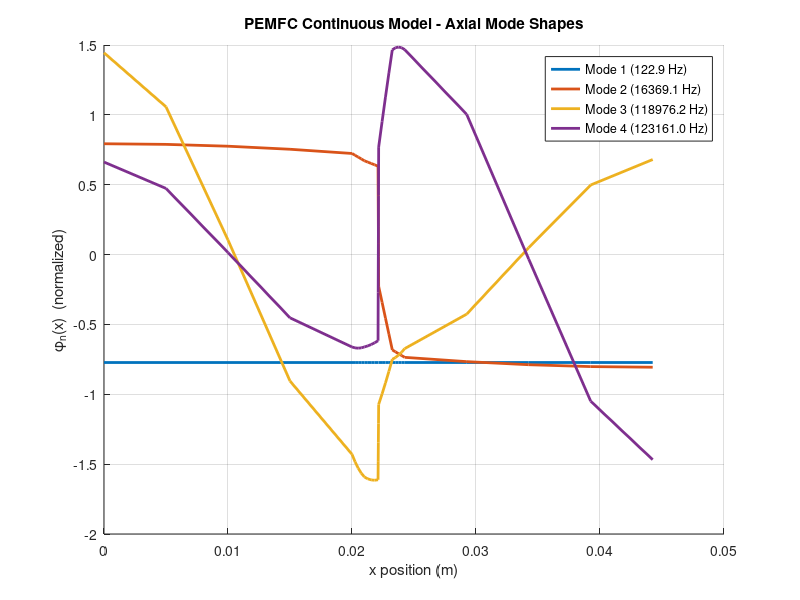
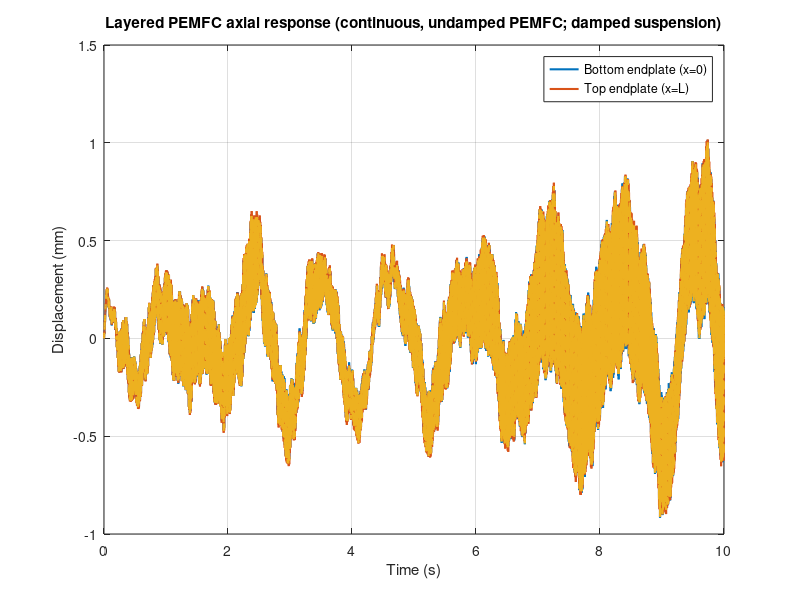
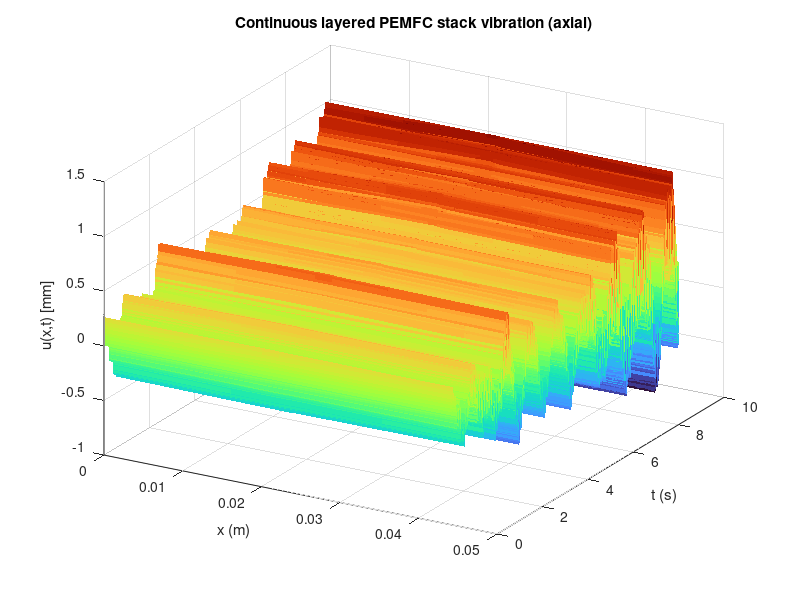
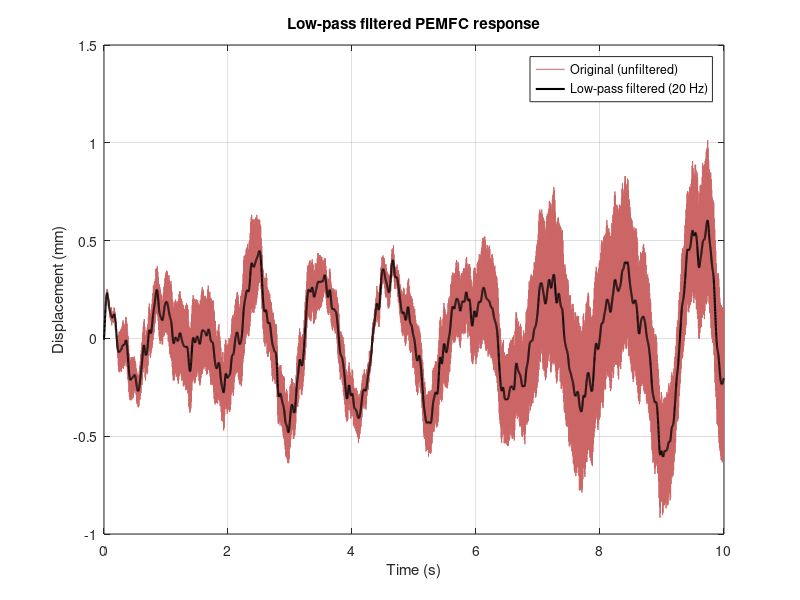

The MATLAB script that drew these images, in order: (Note: this script raises an error after producing the figures.)
clear; close all; clc;

%% 1. PHYSICAL PARAMETERS FOR EACH REAL PART (EDIT THESE)

% Endplates
E_ep   = 190e9;      % Pa
rho_ep = 0.8064/(0.02*5040*(0.001^2));        % kg/m^3
A_ep   = 5040*(0.001^2);                      % m^2
L_ep   = 0.02;                                % m  (thickness of ONE endplate)

% BPP ribs
E_rib   = 105e9;     % Pa
rho_rib = (22.275-0.495)*0.001/((110+550*2)*(0.001^2)*0.001);  % kg/m^3
A_rib   = (110+550*2)*(0.001^2);             % m^2

% BPP main plate (solid plate the ribs sit on)
E_bpp_main   = 105e9;   % Pa
rho_bpp_main = rho_rib; % same material
A_bpp_main   = 1650*(0.001^2);   % m^2 (approx active area)
L_bpp_main   = 0.003;           % m
L_bpp_rib    = 0.001;           % m
L_bpp        = 0.001;           % EFFECTIVE axial thickness of one BPP (as before)

% BPP channels (void or coolant)
E_ch   = 1.0e6;       % Pa (very soft, almost zero)
rho_ch = 0;           % kg/m^3 (fluid) or ~0
A_ch   = 110*1*(0.001^2);       % m^2

% GDL- (negative side)
E_gdl_minus   = 117e9;    % Pa
rho_gdl_minus = 0.002937/(0.0002*1650*(0.001^2));     % kg/m^3
A_gdl         = 1650*(0.001^2);     % m^2
L_gdl         = 0.0002;             % m

% GDL+ (positive side)
E_gdl_plus   = 10e9;     % Pa
rho_gdl_plus = 0.000145/(0.0002*1650*(0.001^2));      % kg/m^3

% Gaskets (same material both sides, two per side)
E_g   = 50e6;           % Pa
rho_g = 0.4185*0.5*0.001/(0.00045*275*(0.001^2)); % kg/m^3
A_g   = 275*(0.001^2);  % m^2 (one gasket)
L_g   = 0.00045;        % m

% PEM
E_pem   = 241e6;        % Pa
rho_pem = 0.000165/(0.00005*1650*(0.001^2));   % kg/m^3
A_pem   = 1650*(0.001^2);                      % m^2
L_pem   = 0.00005;                             % m

% Top spring stiffness (clamping frame to vehicle)
k_mount_top = 1e6;
k_endplate  = 4.788e10;
k_top       = (k_endplate * k_mount_top)/(k_endplate + k_mount_top);

% Number of modes to keep in PEMFC continuous model
Nmodes = 4;

%%% CHANGED: no internal PEMFC damping; we will NOT use zeta here anymore

% Suspension / quarter-car parameters (same spirit as  9-DOF model)
m_s  = 2500;
m_us = 200;

k_s  = 80000;
c_s  = 350;
k_t  = 0.5e6;
c_t  = 15020;

%% 2. BUILD 7 REGIONS: EA_i, rhoA_i, L_i  (exact PEMFC layout)

% Region 1: bottom endplate
EA1   = E_ep   * A_ep;
rhoA1 = rho_ep * A_ep;
L1    = L_ep;

% Region 2: bottom BPP (ribs + channels in PARALLEL axially)
EA2   = E_rib*A_rib + E_ch*A_ch;
rhoA2 = rho_rib*A_rib + rho_ch*A_ch;
L2    = L_bpp;

% Region 3: GDL- + TWO bottom gaskets (parallel)
EA3   = E_gdl_minus*A_gdl + 2*E_g*A_g;
rhoA3 = rho_gdl_minus*A_gdl + 2*rho_g*A_g;
L3    = L_gdl + 2*L_g;

% Region 4: PEM only
EA4   = E_pem*A_pem;
rhoA4 = rho_pem*A_pem;
L4    = L_pem;

% Region 5: GDL+ + TWO top gaskets (parallel)
EA5   = E_gdl_plus*A_gdl + 2*E_g*A_g;
rhoA5 = rho_gdl_plus*A_gdl + 2*rho_g*A_g;
L5    = L_gdl + 2*L_g;

% Region 6: top BPP
EA6   = EA2;
rhoA6 = rhoA2;
L6    = L_bpp;

% Region 7: top endplate
EA7   = EA1;
rhoA7 = rhoA1;
L7    = L_ep;

EA_regions   = [EA1 EA2 EA3 EA4 EA5 EA6 EA7];
rhoA_regions = [rhoA1 rhoA2 rhoA3 rhoA4 rhoA5 rhoA6 rhoA7];
L_regions    = [L1  L2  L3  L4  L5  L6  L7];

Nr = numel(EA_regions);


%% 3. 1D BAR FEM DISCRETIZATION (linear elements)
nel_region = [4 4 4 4 4 4 4];  % elements per region

Ne = sum(nel_region);      % total elements
Nn = Ne + 1;               % total nodes

x      = zeros(Nn,1);
EA_e   = zeros(Ne,1);
rhoA_e = zeros(Ne,1);

e_global = 0;
x_curr   = 0;

for r = 1:Nr
    n_el_r = nel_region(r);
    Lr     = L_regions(r);
    Le     = Lr / n_el_r;
    
    for e = 1:n_el_r
        e_global = e_global + 1;
        
        i = e_global;       % left node index
        j = e_global + 1;   % right node index
        
        if e == 1 && r == 1
            x(i) = x_curr;
        end
        x(j) = x(i) + Le;
        
        EA_e(e_global)   = EA_regions(r);
        rhoA_e(e_global) = rhoA_regions(r);
    end
    
    x_curr = x(e_global+1);
end

L_total = x(end);

% Assemble global K and M
K = zeros(Nn);
M = zeros(Nn);

for e = 1:Ne
    i = e;
    j = e + 1;
    
    Le   = x(j) - x(i);
    EA   = EA_e(e);
    rhoA = rhoA_e(e);
    
    ke = (EA/Le) * [ 1 -1; -1  1];
    me = (rhoA*Le/6) * [2 1; 1 2];
    
    dofs = [i j];
    K(dofs,dofs) = K(dofs,dofs) + ke;
    M(dofs,dofs) = M(dofs,dofs) + me;
end

% Boundary conditions for eigenproblem:
% - Bottom x=0: free  -> no modification
% - Top x=L: spring k_top in parallel with bar -> add to last DOF
K(end,end) = K(end,end) + k_top;


%% 4. SOLVE EIGENPROBLEM  [K]phi = omega^2 [M]phi
[Phi, D] = eig(K,M);
omega_all = sqrt(diag(D));
[omega_all, idx] = sort(omega_all);
Phi = Phi(:,idx);

omega_n = omega_all(1:Nmodes);
fn      = omega_n/(2*pi);

disp('Natural frequencies of layered PEMFC stack (Hz):');
disp(fn.');

% Mass-normalize modes: Phi' * M * Phi = I
for n = 1:Nmodes
    mn = sqrt(Phi(:,n)' * M * Phi(:,n));
    Phi(:,n) = Phi(:,n) / mn;
end
%% MODE SHAPE PLOTS
figure;
hold on;

colors = lines(Nmodes);   % color set

for n = 1:Nmodes
    plot(x, Phi(:,n), 'LineWidth', 2, 'Color', colors(n,:));
end

grid on;
xlabel('x position (m)');
ylabel('\phi_n(x)  (normalized)');
title('PEMFC Continuous Model - Axial Mode Shapes');
legend(arrayfun(@(k) sprintf('Mode %d (%.1f Hz)', k, fn(k)), 1:Nmodes, 'UniformOutput', false));


%% 5. ROAD PROFILE y(t)  (ISO 8608 Class B) AND SUSPENSION RESPONSE
Fs = 1000;      % sampling frequency [Hz]
T  = 10;         % duration [s]
t  = 0:1/Fs:T-1/Fs;
Nt = numel(t);
dt = 1/Fs;

v     = 20/3.6;          % vehicle speed [m/s]
Lroad = v*T*1.05;        % road length
xline = linspace(0,Lroad,20000);

% ISO 8608 Class B spectral parameters
Gd0 = 16e-6;
n0  = 0.1;
w   = 2;
dn  = 1/Lroad;
n   = (1:4000)*dn;
Gd  = Gd0*(n/n0).^(-w);
phi = 2*pi*rand(size(n));

% Spatial road profile h(x)
h = sum( sqrt(2*dn*Gd(:)).*cos(2*pi*(n(:)*xline) + phi(:)), 1 );

% Map to time domain y(t)
y    = interp1(xline, h, v*t, 'linear', 'extrap');  % road displacement
ydot = gradient(y, dt);                             % road velocity

% State variables: [x_s; x_us; v_s; v_us]
xs  = 0;   xus  = 0;
vs  = 0;   vus  = 0;

F_eq = zeros(1,Nt);

for k = 1:Nt-1
    yk    = y(k);
    ydotk = ydot(k);
    
    % accelerations from quarter-car equations
    a_s  = (-c_s*(vs - vus) - k_s*(xs - xus)) / m_s;
    a_us = (-c_s*(vus - vs) - k_s*(xus - xs) ...
            - c_t*(vus - ydotk) - k_t*(xus - yk)) / m_us;
    
    % semi-implicit Euler integration (stable enough for dt=1e-3)
    vs  = vs  + a_s*dt;
    vus = vus + a_us*dt;
    xs  = xs  + vs*dt;
    xus = xus + vus*dt;
    
    % Suspension force transmitted to sprung mass (and hence to PEMFC mount)
    F_eq(k) = k_s*(xs - xus) + c_s*(vs - vus);
end
F_eq(Nt) = F_eq(Nt-1);   % last sample

% NOTE: F_eq(t) now depends on y(t) *and* includes c_s, c_t effects.
% No damping will be added inside the PEMFC model itself.


%% 6. MODAL RESPONSE (UNDAMPED Inman Duhamel integral 6.8)
%    q¨_n + omega_n^2 q_n = Phi(1,n) * F_eq(t) -- WINDOW 4.8

q = zeros(Nmodes,Nt);

for n = 1:Nmodes
    w  = omega_n(n);
    Gn = Phi(1,n);          % generalized force coefficient at bottom DOF
    
    for k = 2:Nt
        tau    = t(1:k);
        kernel = sin(w*(t(k)-tau));     % UNDAMPED kernel
        q(n,k) = Gn/w * trapz(tau, F_eq(1:k) .* kernel);
    end
end

% Reconstruct physical displacement: u(x,t) = sum_n Phi_n(x) q_n(t)
u = (Phi(:,1:Nmodes) * q).';   % size Nt x Nn


%% 7. PLOTS
% Bottom and top endplate responses
figure;
plot(t, 1e3*u(:,1), 'LineWidth', 1.5); hold on;
plot(t, 1e3*u(:,4),'LineWidth', 1.5);
plot(t, 1e3*u(:,end), '--', 'LineWidth', 1.5);
grid on;
xlabel('Time (s)');
ylabel('Displacement (mm)');
legend('Bottom endplate (x=0)','Top endplate (x=L)');
title('Layered PEMFC axial response (continuous, undamped PEMFC; damped suspension)');

% Full x-t field
figure;
surf(x, t, 1e3*u, 'EdgeColor','none');
xlabel('x (m)');
ylabel('t (s)');
zlabel('u(x,t) [mm]');
title('Continuous layered PEMFC stack vibration (axial)');
colormap turbo;
view(30,30);


%%

u_bottom_m  = u(:,1);           % meters
u_bottom_mm = 1e3*u_bottom_m;   % mm

% Design low-pass filter
fc = 20;                        % Hz
[b,a] = butter(4, fc/(Fs/2));

% Filter in mm units
u_lp_mm = filtfilt(b,a, u_bottom_mm);

figure;
plot(t, u_bottom_mm, 'Color',[0.8 0.4 0.4]); hold on;
plot(t, u_lp_mm, 'k', 'LineWidth', 1.5);
grid on;
xlabel('Time (s)');
ylabel('Displacement (mm)');
legend('Original (unfiltered)','Low-pass filtered (20 Hz)');
title('Low-pass filtered PEMFC response');

% Optional: turn off scientific notation on the y-axis
ax = gca;
ax.YAxis.Exponent = 0;
